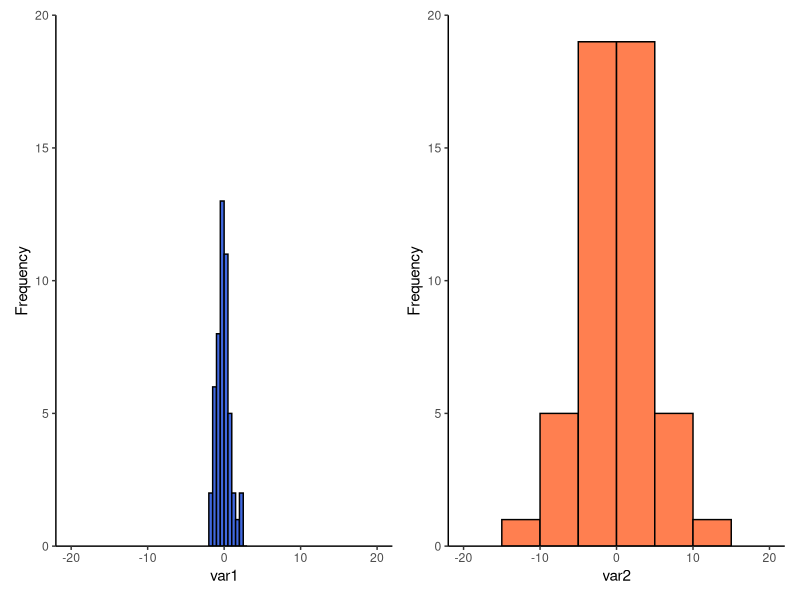
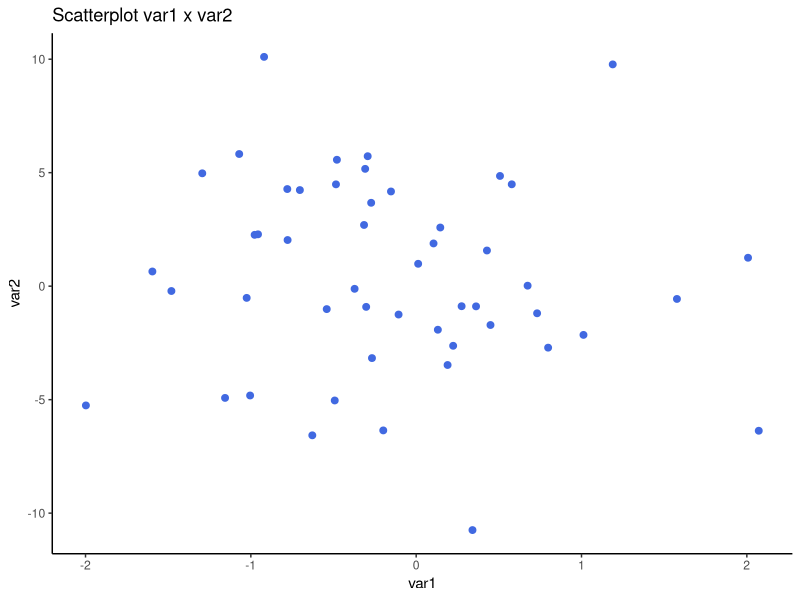

R code for these plots, in order:
## ---- chunk 1
library(conflicted) # An Alternative Conflict Resolution Strategy
  conflicts_prefer(dplyr::filter)
library(patchwork)  # The Composer of Plots
library(skimr)      # Compact and Flexible Summaries of Data
library(tidyverse)  # Easily Install and Load the 'Tidyverse'
## ---- chunk 2
# Creating a scalar
scalar <- 42
scalar

# Creating a vector
vector <- c(1, 2, 3, 4, 5, 6, 7, 8, 9)
vector

# Creating a Matrix
matrix <- vector %>%
  matrix(nrow = 3, ncol = 3)

matrix
## ---- chunk 3
# Creating a tibble
tbl <- tibble(
  column1 = c(1,2,3),
  column2 = c(4,5,6),
  column3 = c(7,8,9)
)

tbl
## ---- chunk 4
# Vector
vec1 <- c(9,8,7,6,5,4,3,2,1)
vec2 <- c(1,2,3,4,5,6,7,8,9)

# Slicing a vector
vec1[1:3]

# Slice by condition
vec1[vec1 >= 6]

# Sum of vectors
vec1 + vec2

# Multiplication of vectors
vec1 * vec2

# Addition or Multiplication of a vector by a single number
vec1 * 10
vec1 - 1

# Two vectors of different sizes
c(1, 2) + c(1, 2, 3, 4)
## ---- chunk 5
# Create a Matrix
matrix <- matrix(
  1:12,
  nrow  = 4,
  ncol  = 3,
  byrow = TRUE
)

matrix
## ---- chunk 6
# Slicing [row,col]
matrix[2, 3]
## ---- chunk 7
# Tibble
tbl <- tibble(
  name   = c("Carl", "Vanessa", "Hanna", "Barbara"),
  class_ = c("Math", "Math", "Math", "Math"),
  grade  = c(8.5, 9, 9, 7)
)

tbl
## ---- chunk 8
# Slicing Carl's grade (col 1 and col 3)
tbl %>%
  slice(1) %>%
  pull(grade)

# Alternatively
tbl %>%
  filter(name == "Carl") %>% 
  pull(grade)
## ---- chunk 9
# Slicing by variable
tbl %>% 
  pull(grade)
## ---- chunk 10
# Slicing by condition
tbl %>% 
  filter(grade > 8)
## ---- chunk 11
tbl_with_new_grade <- tbl %>% 
  mutate(new_grade = grade + 1)

tbl_with_new_grade
## ---- chunk 12
max_grade <- tbl_with_new_grade %>% 
  pull(grade) %>% 
  max()

tbl_normalized <- tbl_with_new_grade %>% 
  mutate(normalized_grade = grade / max_grade)

tbl_normalized
## ---- chunk 13
# apply function mean to rows: sum 'grade' + 'new_grade'
tbl_normalized %>% 
  select(grade, new_grade) %>% 
  pmap_dbl(~ mean(c(...)))
## ---- chunk 14
# apply function mean to columns the column 3 and 4
tbl_normalized %>% 
  select(grade, new_grade) %>% 
  summarise(across(everything(), mean))
## ---- chunk 15
# apply custom function
calculate_grade_new_grade_avg <- function(grade, new_grade) {
  sum(grade, new_grade) / 2
}

tbl_normalized %>% 
  select(grade, new_grade) %>% 
  pmap_dbl(calculate_grade_new_grade_avg)
## ---- chunk 16
remove_a_point <- function (x){x - 1}
map_obj <- map(tbl_normalized %>% pull(new_grade), remove_a_point)
map_obj
## ---- chunk 17
# map_dbl a custom function to a single column
# my_func <- function(x) {x - 1}
tbl_normalized %>%
  pull(new_grade) %>% 
  map_dbl(remove_a_point)

# mapping of a custom function to two columns
tbl_normalized %>%
  select(grade, new_grade) %>% 
  map(remove_a_point) %>%
  as_tibble() %>% 
  as.matrix()
## ---- chunk 18
# Create new tibble
tbl <- tibble(
  name   = c("Carl", "Vanessa", "Hanna", "Barbara", "Jason", "Alison", "Kevin", "Melody"),
  class_ = c("Math", "Math", "Math", "Math", "Math2", "Math2", "Math2", "Math2"),
  grade  = c(8.5, 9, 9, 7, 5, 7, 10, 9.5)
)

# Calculate the mean for each class_
tbl %>% 
  summarise(
    mean_grade = mean(grade),
    .by        = class_
  )
## ---- chunk 19
# Set a seed to reproduce the same results
set.seed(12)

# Creating a variable: 50 data points, mean 0, standard deviation 1
var1 <- rnorm(50, mean = 0, sd = 1)

# Creating a variable: 50 data points, mean 0, standard deviation 10
var2 <- rnorm(50, mean = 0, sd = 5)

# Mean
mean(var1)
mean(var2)
## ---- chunk 20
# Standard Deviation
sd(var1)
sd(var2)
## ---- chunk 21
# Median
median(var1)
median(var2)
## ---- chunk 22
# percentiles or quantiles
quantile(var1, c(0.25, 0.5, 0.75))
quantile(var2, c(0.25, 0.5, 0.75))
## ---- chunk 23
# Histogram var1
p1 <- var1 %>% 
  as_tibble() %>% 
  ggplot(aes(var1)) +
  geom_histogram(
    breaks = seq(-2, 3, by = 0.5),
    fill   = "royalblue",
    color  = "black"
  ) +
  scale_x_continuous(
    limits = c(-20, 20) 
  ) +
  scale_y_continuous(
    expand = c(0, 0),
    limits = c(0, 20)
  ) +
  labs(y = "Frequency")

# Histogram var2
p2 <- var2 %>%
  as_tibble() %>% 
  ggplot(aes(var2)) +
  geom_histogram(
    breaks = seq(-15, 15, by = 5),
    fill   = "coral",
    color  = "black"
  ) +
  scale_x_continuous(
    limits = c(-20, 20) 
  ) +
  scale_y_continuous(
    expand = c(0, 0),
    limits = c(0, 20)
  ) +
  labs(y = "Frequency")
  
(p1 + p2) * theme_classic()
## ---- chunk 24
# Create a tibble with both variables for comparison
tbl <- tibble(
  var1 = var1,
  var2 = var2
)

# Comparison tibble

# Define a function to apply summary statistics
apply_summary_stats <- function(x) {
  list(
    avg        = mean(x),
		std_dev    = sd(x),
		min_val    = min(x),
		pct25      = quantile(x, 0.25),
		median_val = median(x),
		pct75      = quantile(x, 0.75),
		max_val    = max(x)
  )
}

# Use the function with the pipeline
tbl %>%
	reframe(
		var   = names(.),
		stats = map(var, ~ apply_summary_stats(tbl[[.x]]))
	) %>%
	unnest_wider(stats) %>%
	pivot_longer(
		cols      = -var,
		names_to  = "stat",
		values_to = "value"
	) %>%
	pivot_wider(
		names_from  = "stat",
		values_from = "value"
	)
## ---- chunk 25
# Descriptive stats with summary function
summary(tbl)
## ---- chunk 26
skim(tbl)
## ---- chunk 27
cor(var1, var2, method = "pearson")
## ---- chunk 28
tbl %>% 
  ggplot(aes(var1, var2)) +
  geom_point(color = "royalblue", size = 2) +
  labs(title = "Scatterplot var1 x var2") +
  theme_classic()
